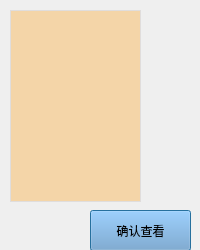
<?xml version="1.0" encoding="UTF-8"?>
<ui version="4.0">
 <class>Stuffnamelist</class>
 <widget class="QDialog" name="Stuffnamelist">
  <property name="geometry">
   <rect>
    <x>0</x>
    <y>0</y>
    <width>200</width>
    <height>250</height>
   </rect>
  </property>
  <property name="windowTitle">
   <string>Dialog</string>
  </property>
  <widget class="QTableView" name="tableView">
   <property name="geometry">
    <rect>
     <x>10</x>
     <y>10</y>
     <width>131</width>
     <height>192</height>
    </rect>
   </property>
   <property name="styleSheet">
    <string notr="true">QTableView , QTableWidget{
    selection-background-color:#44c767;
 
	background-color: rgb(252, 175, 62,40%);
    border:1px solid #E0DDDC;/*边框为1像素，灰色*/
    gridline-color:lightgray;/*这个是表格的格子线的颜色，为亮灰*/
}
QHeaderView::section{
    background-color:white;/*背景色 白色*/
    border:0px solid #E0DDDC;/*先把边框宽度设为0，即隐藏所有表头边框*/
    border-bottom:1px solid #E0DDDC;/*然后只显示下边框，因为上边框和左右边框是整个Table的边框，都显示会有2px的边框宽度*/
    height:20px;/*表头高度*/
}</string>
   </property>
  </widget>
  <widget class="QPushButton" name="pushButton">
   <property name="geometry">
    <rect>
     <x>90</x>
     <y>210</y>
     <width>101</width>
     <height>41</height>
    </rect>
   </property>
   <property name="palette">
    <palette>
     <active>
      <colorrole role="Button">
       <brush brushstyle="SolidPattern">
        <color alpha="255">
         <red>114</red>
         <green>159</green>
         <blue>207</blue>
        </color>
       </brush>
      </colorrole>
     </active>
     <inactive>
      <colorrole role="Button">
       <brush brushstyle="SolidPattern">
        <color alpha="255">
         <red>114</red>
         <green>159</green>
         <blue>207</blue>
        </color>
       </brush>
      </colorrole>
     </inactive>
     <disabled>
      <colorrole role="Button">
       <brush brushstyle="SolidPattern">
        <color alpha="255">
         <red>114</red>
         <green>159</green>
         <blue>207</blue>
        </color>
       </brush>
      </colorrole>
     </disabled>
    </palette>
   </property>
   <property name="text">
    <string>确认查看</string>
   </property>
  </widget>
 </widget>
 <resources/>
 <connections/>
</ui>
